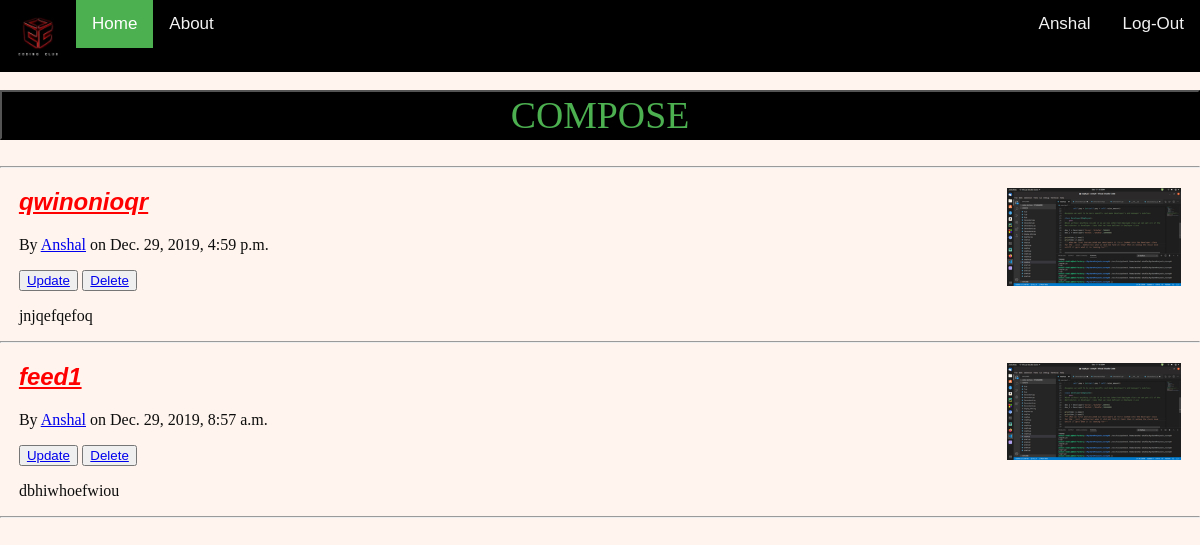
The app's page /timeline/ (signed in) with its own data.
### Timeline/models.py (models this page shows, shortened)
class Feed(models.Model):
    title = models.CharField(max_length=100)
    content = models.TextField()
    date_posted = models.DateTimeField(default=timezone.now)
    author = models.ForeignKey(User, on_delete=models.CASCADE)

### users/models.py (models this page shows, shortened)
class Profile(models.Model):
    user = models.OneToOneField(User, on_delete=models.CASCADE)
    image = models.ImageField(default="default.jpg", upload_to="profile_pics")

### Timeline/views.py (the view)
# urls.py: path("", PostListView.as_view(), name="timeline-home"),
class PostListView(ListView):
    model = Feed
    template_name = "Timeline/timeline.html"
    context_object_name = "feeds"
    ordering = ["-date_posted"]
    paginate_by = 3

### Timeline/templates/Timeline/timeline.html (shortened to what this page needs)
{% extends "Timeline/base.html" %}
{% block content %}
<br>
<button style="width: 100%;background-color: black;color: white;font-size:1cm;"><a
        style="align-items: center;color:#4CAF50;font-family: cursive;text-decoration:none;" class="active"
        href="{% url 'feed-create'%}">COMPOSE</a></button>
<br><br>
<hr>
{% for feed in feeds %}
<div class="media content-section" style="padding-left: .5cm;padding-right: .5cm;">
    <img style="float:right;" width="15%" src="{{ feed.author.profile.image.url }}">
    <h2><a style="color: red;" href="{% url 'feed-detail' feed.id %}"><b><i>{{feed.title}}</i></b></a></h2>
    <p>By <a href="{% url 'user-feeds' feed.author.username %}">{{feed.author}}</a> on {{feed.date_posted}}</p>
    {% if feed.author == user %}
    <button><a href="{% url 'feed-update' feed.id %}"> Update </a></button>
    <button><a href="{% url 'feed-delete' feed.id %}"> Delete </a></button>
    {% endif %}
    <p>{{ feed.content }}</p>
</div>
<hr>
{% endfor %}
{% endblock content %}

### Timeline/templates/Timeline/base.html (shortened to what this page needs)
<!DOCTYPE html>
<html>
<head>
</head>
<body>
    {% if user.is_authenticated%}
    <div class="topnav">
        <img src="/media/profile_pics/cc-zone.jpeg" height="44">
        <a class="active" href="{% url 'timeline-home'%}">Home</a>
        <a href="{% url 'timeline-about'%}">About</a>
        <a style="float:right;" href="{% url 'logout' %}">Log-Out</a>
        <a style="float:right;" href="{% url 'profile' %}">{{user.username}}</a>
    </div>
    <div>
        {% block content %}
        {% endblock content %}
    </div>
    {% endif %}
</body>
</html>

### Timeline/templates/Timeline/base.html (style rules this page uses)
body { margin: 0; font-family: Arial, Helvetica, sans-serif; }
.topnav { overflow: hidden; background-color: black; }
.topnav img { float: left; color: #f2f2f2; text-align: center; padding: 14px 16px; text-decoration: none; font-size: 17px; }
.topnav a { float: left; color: #f2f2f2; text-align: center; padding: 14px 16px; text-decoration: none; font-size: 17px; }
.topnav a.active { background-color: #4CAF50; color: white; }
body { background-color: seashell; }
p { font-family: cursive; color: rgb(14, 13, 13); }

### records on screen
Feed: author.profile.image (picture), title "qwinonioqr", author "Anshal", date_posted "Dec. 29, 2019, 4:59 p.m.", shows "Update", content "jnjqefqefoq"
Feed: author.profile.image (picture), title "feed1", author "Anshal", date_posted "Dec. 29, 2019, 8:57 a.m.", shows "Update", content "dbhiwhoefwiou"

### other values on screen
{{ user.username }} "Anshal"
